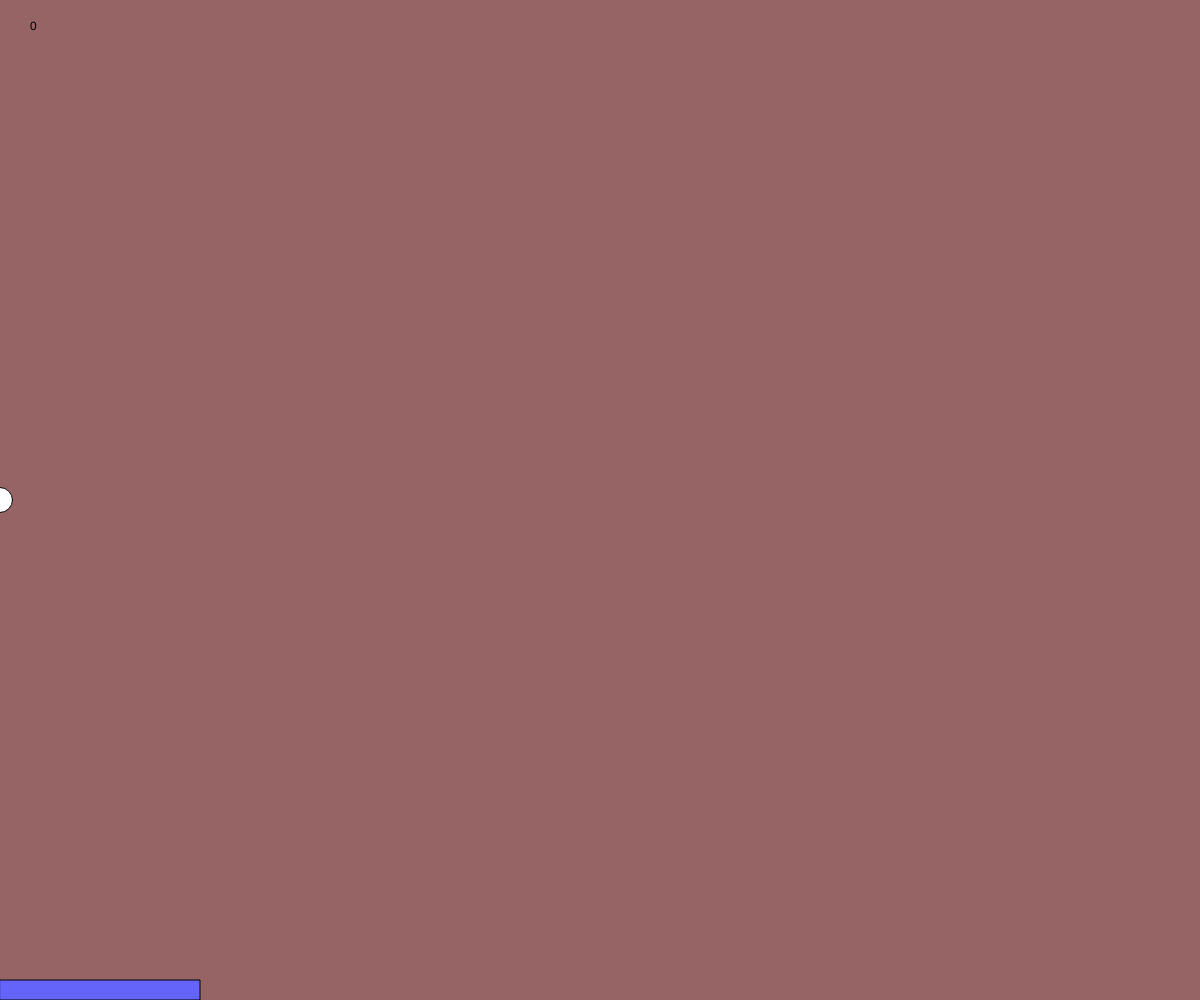
Frame 1 (no input)
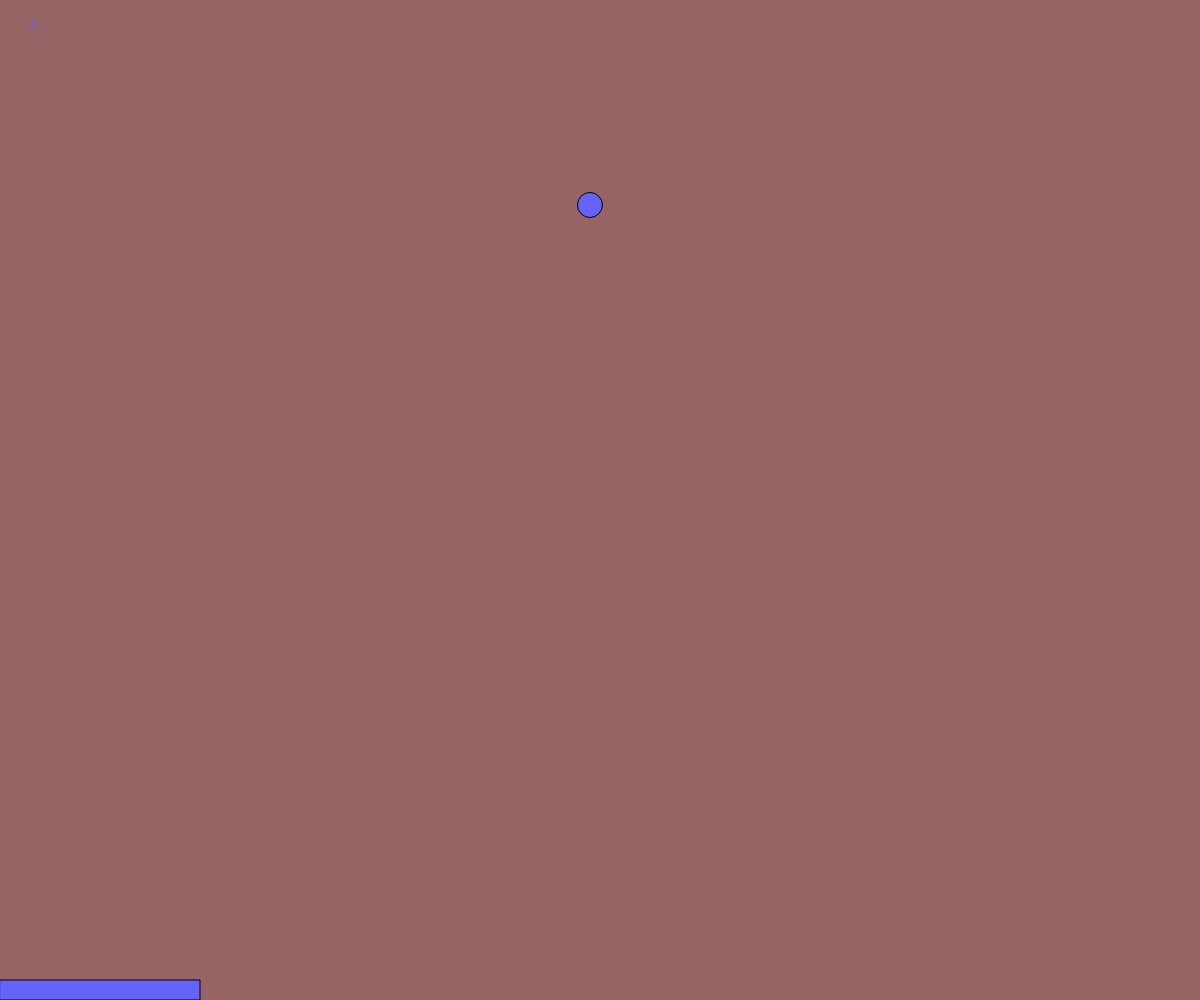
Frame 60 (no input)
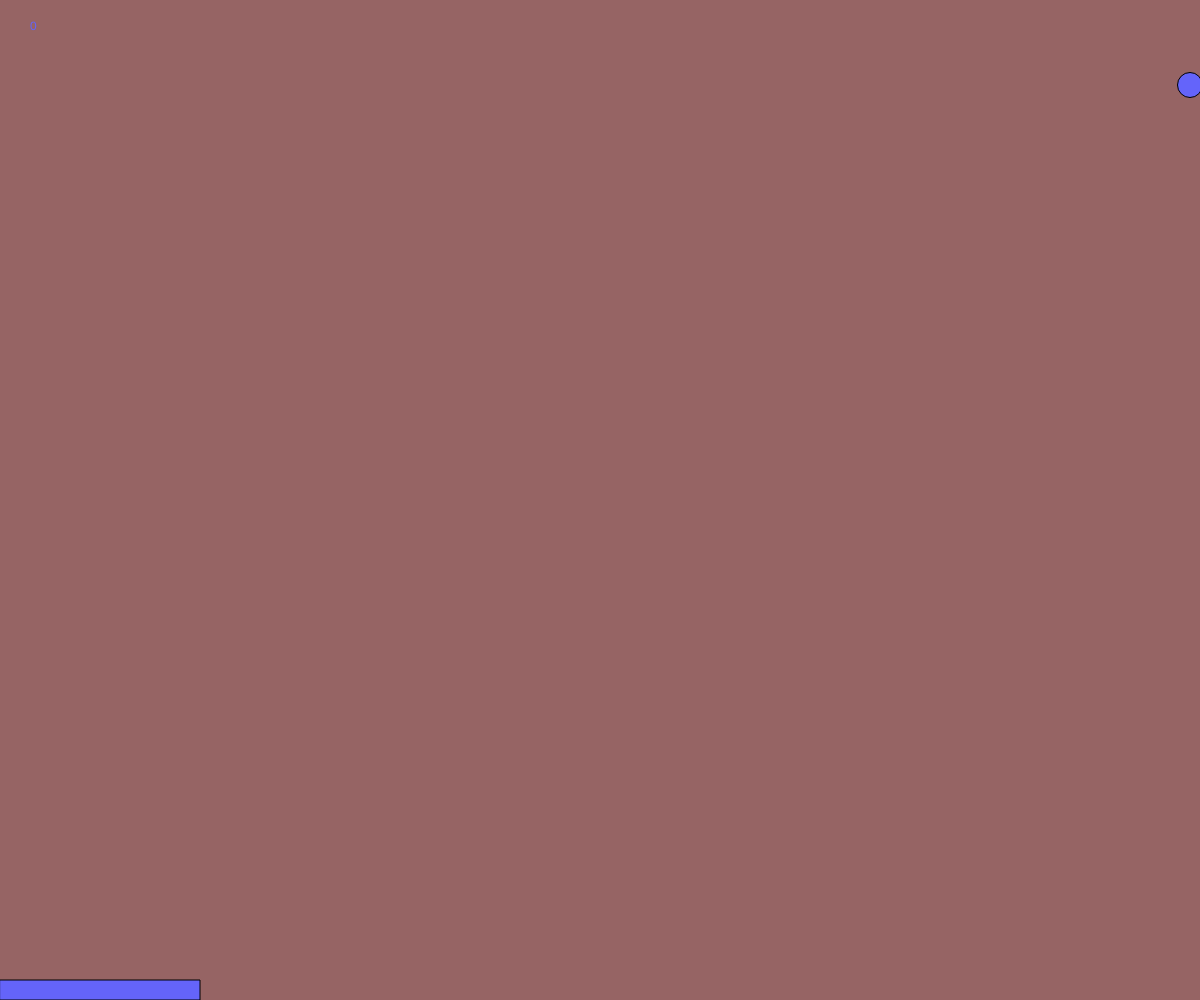
Frame 120 (the mouse pressed at the canvas centre since frame 60)

The p5.js sketch that drew these frames (run headless with seeded random() and noise() and a simulated clock; from frame 60 on, the mouse is pressed at the canvas centre):

// p5.js sketch
// ── sketch.js
let x=0;
let dx=10;
let y=400;
let dy=-5;
let xx=0;
let yy=0;
let c=10; //шаг
let b=0;

function setup() {
	createCanvas(windowWidth, windowHeight);
	background(100);
	//frameRate(1);
	y=windowHeight/2;
}

function draw() {
		background(150,100,100);
	
	text(b,30,30);
	
	ellipse(x,y, 25,25);
	x=x+dx;
	y=y+dy;
	if (x<0 || x>width) { 
		dx=-dx;
	}
		if (y<0 || y+15>height) { 
	 	dy=-dy;
	}
	
	yy=height-20;
	if (xx<0) xx=0; 
	else {
		if (xx+160>width) xx=width-160;
	}
	
	fill(100,100,250);
		rect(xx,yy,200,20);
	
	//function keyPressed() {
//	if (keyCode==ArrowLeft) xx=xx-c;
//	else {
//		if (keyCode===ArrowRight) xx=xx+c;
//	}
//	return false;
//	}
	
	//if (keyIsPressed===true && key==='a') {
	if (keyIsPressed===true && keyCode===37) {
	xx=xx-c
	}
	else {
	// if (keyIsPressed===true && key==='d')  xx=xx+c;
			if (keyIsPressed===true && keyCode===39)  xx=xx+c;
	}
	
		if((x>=xx) && (x<=xx+200) && (y>height-15)){
		b++;
	}

		
}
